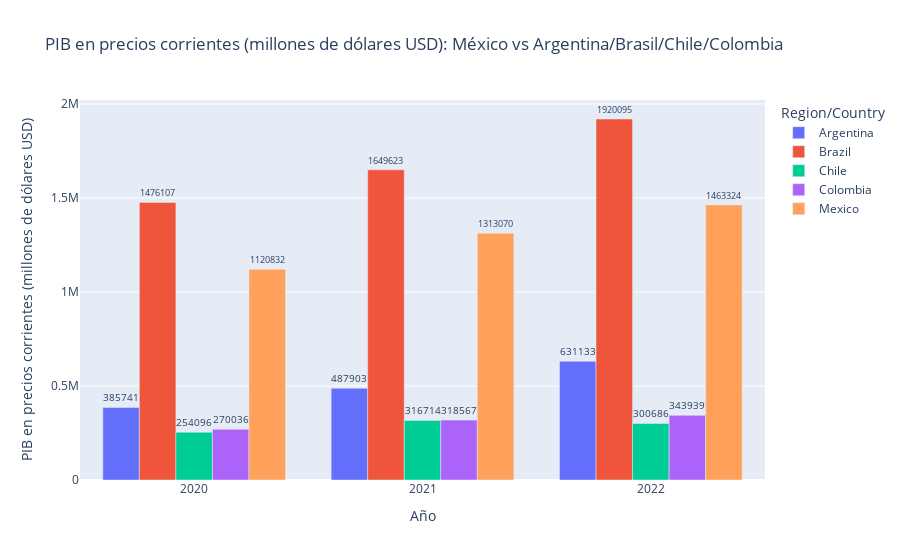

Notebook code cell kept with this figure:
### Code cell
import plotly.express as px

# Convertir 'Value' a numérico (quitando comas)
df_filtrado['Value'] = df_filtrado['Value'].astype(str).str.replace(',', '').astype(float)

# Filtrar solo Imports CIF
gdp_cp = df_filtrado[df_filtrado['Series'] == 'GDP in current prices (millions of US dollars)']

# Seleccionar México y Argentina/Brasil/Chile/Colombia
subset = gdp_cp[gdp_cp['Region/Country'].isin(['Mexico', 'Argentina', 'Brazil', 'Chile', 'Colombia'])]

# Gráfico de barras
fig = px.bar(
    subset,
    x="Year",
    y="Value",
    color="Region/Country",
    barmode="group",
    title="PIB en precios corrientes (millones de dólares USD): México vs Argentina/Brasil/Chile/Colombia",
    labels={"Value": "PIB en precios corrientes (millones de dólares USD)", "Year": "Año"}
)
fig.update_traces(texttemplate='%{y:.8}', textposition='outside')
fig.show()

### Figure 1 — Plotly figure (JSON) as saved in the notebook; plotly's stock layout.template omitted (floating-point values rounded to 4 significant figures)
{"data": [{"alignmentgroup": "True", "hovertemplate": "Region/Country=Argentina<br>Año=%{x}<br>PIB en precios corrientes (millones de dólares USD)=%{y}<extra></extra>", "legendgroup": "Argentina", "marker": {"color": "#636efa", "pattern": {"shape": ""}}, "name": "Argentina", "offsetgroup": "Argentina", "orientation": "v", "showlegend": true, "textposition": "outside", "texttemplate": "%{y:.8}", "type": "bar", "x": [2020, 2021, 2022], "xaxis": "x", "y": [385741, 487903, 631133], "yaxis": "y"}, {"alignmentgroup": "True", "hovertemplate": "Region/Country=Brazil<br>Año=%{x}<br>PIB en precios corrientes (millones de dólares USD)=%{y}<extra></extra>", "legendgroup": "Brazil", "marker": {"color": "#EF553B", "pattern": {"shape": ""}}, "name": "Brazil", "offsetgroup": "Brazil", "orientation": "v", "showlegend": true, "textposition": "outside", "texttemplate": "%{y:.8}", "type": "bar", "x": [2020, 2021, 2022], "xaxis": "x", "y": [1476107, 1649623, 1920095], "yaxis": "y"}, {"alignmentgroup": "True", "hovertemplate": "Region/Country=Chile<br>Año=%{x}<br>PIB en precios corrientes (millones de dólares USD)=%{y}<extra></extra>", "legendgroup": "Chile", "marker": {"color": "#00cc96", "pattern": {"shape": ""}}, "name": "Chile", "offsetgroup": "Chile", "orientation": "v", "showlegend": true, "textposition": "outside", "texttemplate": "%{y:.8}", "type": "bar", "x": [2020, 2021, 2022], "xaxis": "x", "y": [254096, 316714, 300686], "yaxis": "y"}, {"alignmentgroup": "True", "hovertemplate": "Region/Country=Colombia<br>Año=%{x}<br>PIB en precios corrientes (millones de dólares USD)=%{y}<extra></extra>", "legendgroup": "Colombia", "marker": {"color": "#ab63fa", "pattern": {"shape": ""}}, "name": "Colombia", "offsetgroup": "Colombia", "orientation": "v", "showlegend": true, "textposition": "outside", "texttemplate": "%{y:.8}", "type": "bar", "x": [2020, 2021, 2022], "xaxis": "x", "y": [270036, 318567, 343939], "yaxis": "y"}, {"alignmentgroup": "True", "hovertemplate": "Region/Country=Mexico<br>Año=%{x}<br>PIB en precios corrientes (millones de dólares USD)=%{y}<extra></extra>", "legendgroup": "Mexico", "marker": {"color": "#FFA15A", "pattern": {"shape": ""}}, "name": "Mexico", "offsetgroup": "Mexico", "orientation": "v", "showlegend": true, "textposition": "outside", "texttemplate": "%{y:.8}", "type": "bar", "x": [2020, 2021, 2022], "xaxis": "x", "y": [1120832, 1313070, 1463324], "yaxis": "y"}], "layout": {"barmode": "group", "legend": {"title": {"text": "Region/Country"}, "tracegroupgap": 0}, "title": {"text": "PIB en precios corrientes (millones de dólares USD): México vs Argentina/Brasil/Chile/Colombia"}, "xaxis": {"anchor": "y", "domain": [0, 1], "title": {"text": "Año"}}, "yaxis": {"anchor": "x", "domain": [0, 1], "title": {"text": "PIB en precios corrientes (millones de dólares USD)"}}}}
